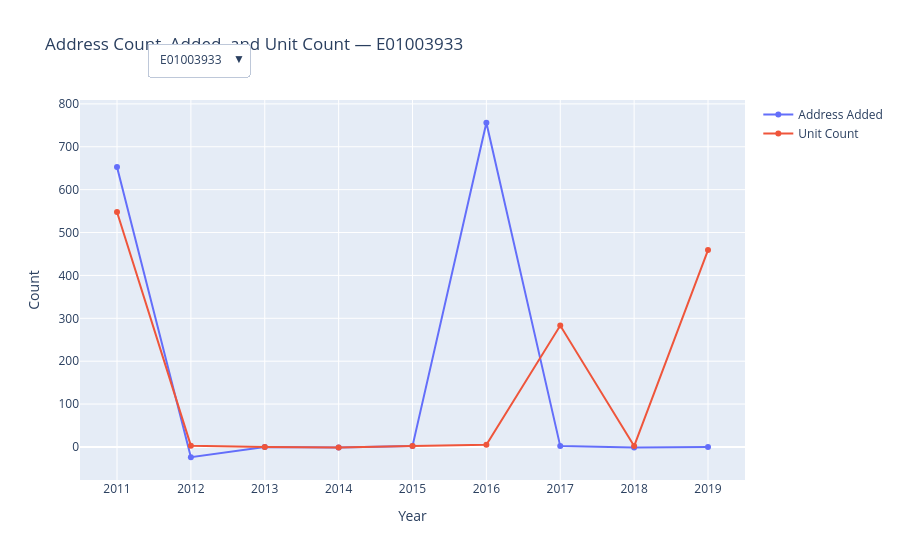

Notebook source saved alongside this figure:
### Code cell
# Calculate address_added
merged_df = merged_df_with_corr_low_corr.sort_values(by=['lsoa', 'year'])
# Unique LSOA codes
lsoa_list = merged_df['lsoa'].unique()

# Create figure
fig = go.Figure()

# Default LSOA
default_lsoa = lsoa_list[0]
df_filtered = merged_df[merged_df['lsoa'] == default_lsoa]

# Add all three default traces

fig.add_trace(go.Scatter(
    x=df_filtered['year'],
    y=df_filtered['address_added'],
    mode='lines+markers',
    name='Address Added'
))

fig.add_trace(go.Scatter(
    x=df_filtered['year'],
    y=df_filtered['unit_count'],
    mode='lines+markers',
    name='Unit Count'
))

# Dropdown buttons
dropdown_buttons = []

for lsoa in lsoa_list:
    df_temp = merged_df[merged_df['lsoa'] == lsoa]
    
    dropdown_buttons.append(
        dict(
            method='update',
            label=lsoa,
            args=[
                {
                    'x': [df_temp['year'], df_temp['year'], df_temp['year']],
                    'y': [df_temp['address_added'], df_temp['unit_count']]
                },
                {
                    'title': f"Address Count, Added, and Unit Count — {lsoa}"
                }
            ]
        )
    )

# Layout
fig.update_layout(
    title=f"Address Count, Added, and Unit Count — {default_lsoa}",
    xaxis_title="Year",
    yaxis_title="Count",
    updatemenus=[{
        "buttons": dropdown_buttons,
        "direction": "down",
        "showactive": True,
        "x": 0.1,
        "xanchor": "left",
        "y": 1.15,
        "yanchor": "top"
    }]
)

fig.show()

### Figure 1 — Plotly figure (JSON) as saved in the notebook; plotly's stock layout.template omitted (floating-point values rounded to 4 significant figures)
{"data": [{"mode": "lines+markers", "name": "Address Added", "type": "scatter", "x": [2011, 2012, 2013, 2014, 2015, 2016, 2017, 2018, 2019], "y": [653, -24, 0, -1, 2, 756, 2, -1, 0]}, {"mode": "lines+markers", "name": "Unit Count", "type": "scatter", "x": [2011, 2012, 2013, 2014, 2015, 2016, 2017, 2018, 2019], "y": [548.0, 3.0, 0.0, -1.0, 2.0, 5.0, 283.0, 2.0, 459.0]}], "layout": {"title": {"text": "Address Count, Added, and Unit Count — E01003933"}, "updatemenus": [{"buttons": [{"args": [{"x": [[2011, 2012, 2013, 2014, 2015, 2016, 2017, 2018, 2019], [2011, 2012, 2013, 2014, 2015, 2016, 2017, 2018, 2019], [2011, 2012, 2013, 2014, 2015, 2016, 2017, 2018, 2019]], "y": [[653, -24, 0, -1, 2, 756, 2, -1, 0], [548, 3, 0, -1, 2, 5, 283, 2, 459]]}, {"title": "Address Count, Added, and Unit Count — E01003933"}], "label": "E01003933", "method": "update"}, {"args": [{"x": [[2011, 2012, 2013, 2014, 2015, 2016, 2017, 2018, 2019], [2011, 2012, 2013, 2014, 2015, 2016, 2017, 2018, 2019], [2011, 2012, 2013, 2014, 2015, 2016, 2017, 2018, 2019]], "y": [[543, 0, 0, 92, 91, 204, 223, 5, 141], [640, 1066, 0, 0, 0, 92, 0, 91, 355]]}, {"title": "Address Count, Added, and Unit Count — E01033736"}], "label": "E01033736", "method": "update"}], "direction": "down", "showactive": true, "x": 0.1, "xanchor": "left", "y": 1.15, "yanchor": "top"}], "xaxis": {"title": {"text": "Year"}}, "yaxis": {"title": {"text": "Count"}}}}
